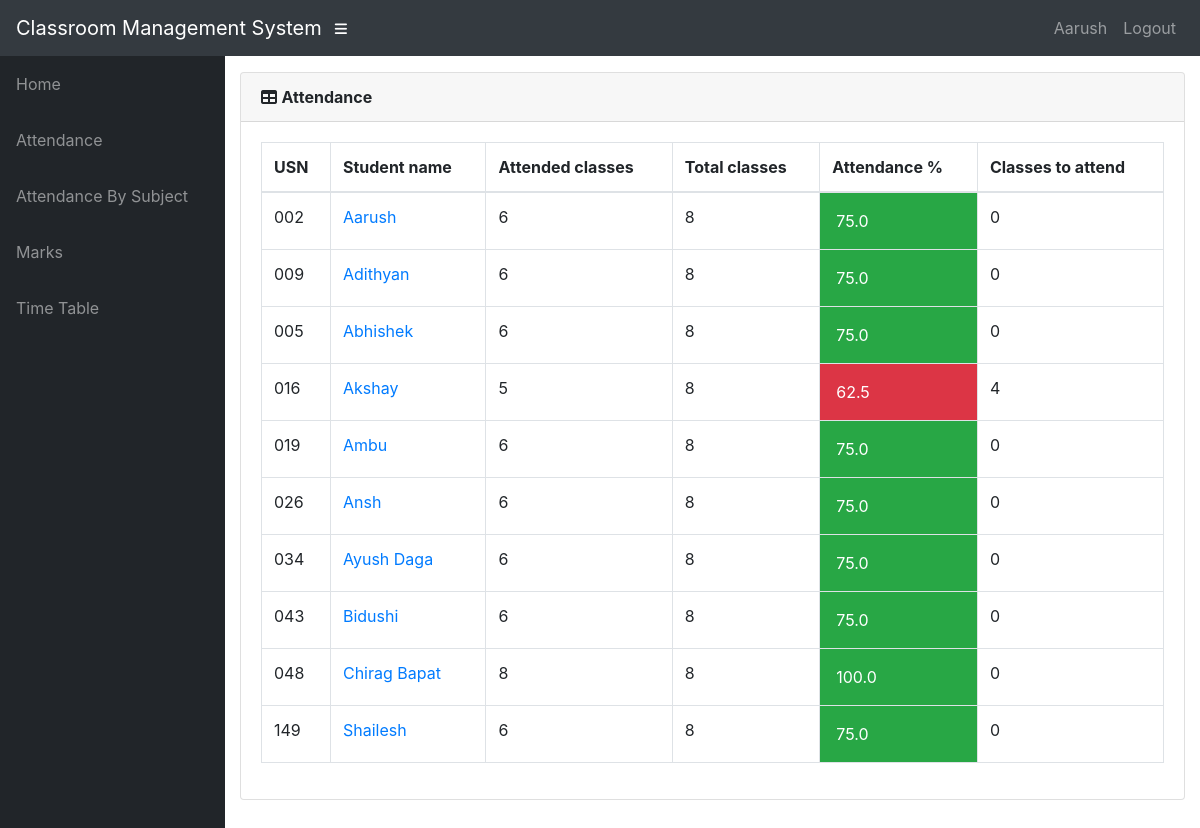
Page /info/teacher/1/Students/attendance/ (signed in) on the earlier database version.
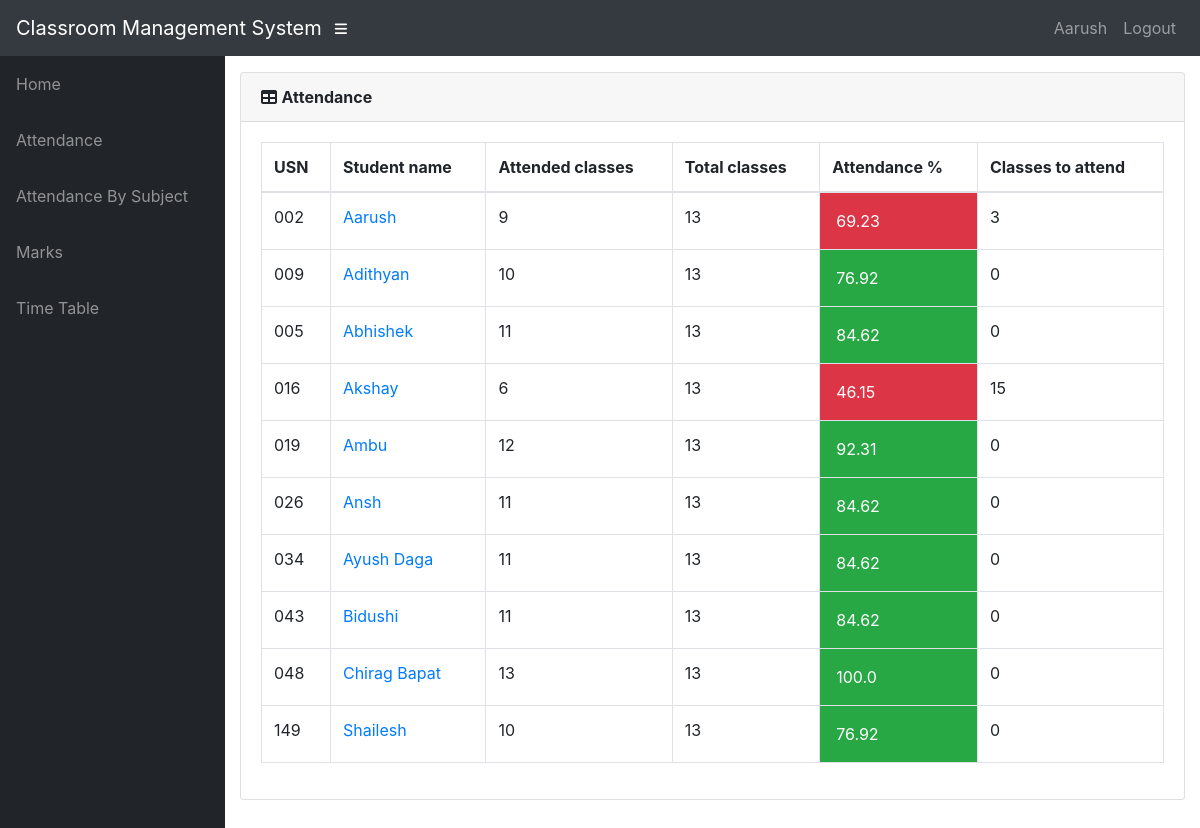
Same page on the later database version.
### info/models.py (models this page shows)
class AttendanceTotal(models.Model):
    course = models.ForeignKey(Course, on_delete=models.CASCADE)
    student = models.ForeignKey(Student, on_delete=models.CASCADE)
    class Meta:
        unique_together = (('student', 'course'),)
    @property
    def att_class(self):
        stud = Student.objects.get(name=self.student)
        cr = Course.objects.get(name=self.course)
        att_class = Attendance.objects.filter(course=cr, student=stud, status='True').count()
        return att_class
    @property
    def total_class(self):
        stud = Student.objects.get(name=self.student)
        cr = Course.objects.get(name=self.course)
        total_class = Attendance.objects.filter(course=cr, student=stud).count()
        return total_class
    @property
    def attendance(self):
        stud = Student.objects.get(name=self.student)
        cr = Course.objects.get(name=self.course)
        total_class = Attendance.objects.filter(course=cr, student=stud).count()
        att_class = Attendance.objects.filter(course=cr, student=stud, status='True').count()
        if total_class == 0:
            attendance = 0
        else:
            attendance = round(att_class / total_class * 100, 2)
        return attendance
    @property
    def classes_to_attend(self):
        stud = Student.objects.get(name=self.student)
        cr = Course.objects.get(name=self.course)
        total_class = Attendance.objects.filter(course=cr, student=stud).count()
        att_class = Attendance.objects.filter(course=cr, student=stud, status='True').count()
        cta = math.ceil((0.75*total_class - att_class)/0.25)
        if cta < 0:
            return 0
        return cta

class Student(models.Model):
    user = models.OneToOneField(User, on_delete=models.CASCADE, null=True)
    class_id = models.ForeignKey(Class, on_delete=models.CASCADE, default=1)
    USN = models.CharField(primary_key='True', max_length=100)
    name = models.CharField(max_length=200)
    sex = models.CharField(max_length=50, choices=sex_choice, default='Male')
    DOB = models.DateField(default='1998-01-01')
    def __str__(self):
        return self.name

class Course(models.Model):
    dept = models.ForeignKey(Dept, on_delete=models.CASCADE)
    id = models.CharField(primary_key='True', max_length=50)
    name = models.CharField(max_length=50)
    shortname = models.CharField(max_length=50, default='X')
    def __str__(self):
        return self.name

### info/views.py (the view)
# urls.py: path('teacher/<int:assign_id>/Students/attendance/', views.t_student, name='t_student'),
@login_required()
def t_student(request, assign_id):
    ass = Assign.objects.get(id=assign_id)
    att_list = []
    for stud in ass.class_id.student_set.all():
        try:
            a = AttendanceTotal.objects.get(student=stud, course=ass.course)
        except AttendanceTotal.DoesNotExist:
            a = AttendanceTotal(student=stud, course=ass.course)
            a.save()
        att_list.append(a)
    return render(request, 'info/t_students.html', {'att_list': att_list})

### info/models.py (called while the page is built)
    @property
    def is_student(self):
        if hasattr(self, 'student'):
            return True
        return False

### info/templates/info/t_students.html
{% extends 'info/base.html' %}
    {% load static %}
    {% block content %}
                  <div class="card mb-3">
            <div class="card-header">
              <i class="fas fa-table"></i>
            <b>Attendance</b></div>
            <div class="card-body">
              <div class="table-responsive">
                <table class="table table-bordered" id="dataTable" width="100%" cellspacing="0">
                  <thead>
                    <tr>
                        <th>USN</th>
                        <th>Student name</th>
                        <th>Attended classes</th>
                        <th>Total classes</th>
                        <th>Attendance %</th>
                        <th>Classes to attend</th>
                    </tr>
                  </thead>
                  <tbody>
                    {% for a in att_list %}
                    <tr>
                        <td>{{ a.student_id }}</td>
                        <td><a href="{% url 't_attendance_detail' a.student.USN a.course_id %}">{{ a.student.name }}</a></td>
                        <td>{{ a.att_class }}</td>
                        <td>{{ a.total_class }}</td>
                        {% if a.attendance < 75 %}
                            <td class="p-3 mb-2 bg-danger text-white">{{ a.attendance }}</td>
                        {% else %}
                            <td class="p-3 mb-2 bg-success text-white">{{ a.attendance }}</td>
                        {% endif %}
                        <td>{{ a.classes_to_attend }}</td>
                    </tr>
                    {% empty %}
                            <p>No students</p>
                    {% endfor %}
                  </tbody>
                </table>
              </div>
            </div>
          </div>
    {% endblock %}

Differences in the rows shown:
removed AttendanceTotal: student_id "002", student.name "Aarush", att_class "6", total_class "8", attendance "75.0", classes_to_attend "0"
removed AttendanceTotal: student_id "009", student.name "Adithyan", att_class "6", total_class "8", attendance "75.0", classes_to_attend "0"
removed AttendanceTotal: student_id "005", student.name "Abhishek", att_class "6", total_class "8", attendance "75.0", classes_to_attend "0"
removed AttendanceTotal: student_id "016", student.name "Akshay", att_class "5", total_class "8", attendance "62.5", classes_to_attend "4"
removed AttendanceTotal: student_id "019", student.name "Ambu", att_class "6", total_class "8", attendance "75.0", classes_to_attend "0"
removed AttendanceTotal: student_id "026", student.name "Ansh", att_class "6", total_class "8", attendance "75.0", classes_to_attend "0"
removed AttendanceTotal: student_id "034", student.name "Ayush Daga", att_class "6", total_class "8", attendance "75.0", classes_to_attend "0"
removed AttendanceTotal: student_id "043", student.name "Bidushi", att_class "6", total_class "8", attendance "75.0", classes_to_attend "0"
removed AttendanceTotal: student_id "048", student.name "Chirag Bapat", att_class "8", total_class "8", attendance "100.0", classes_to_attend "0"
removed AttendanceTotal: student_id "149", student.name "Shailesh", att_class "6", total_class "8", attendance "75.0", classes_to_attend "0"
added AttendanceTotal: student_id "002", student.name "Aarush", att_class "9", total_class "13", attendance "69.23", classes_to_attend "3"
added AttendanceTotal: student_id "009", student.name "Adithyan", att_class "10", total_class "13", attendance "76.92", classes_to_attend "0"
added AttendanceTotal: student_id "005", student.name "Abhishek", att_class "11", total_class "13", attendance "84.62", classes_to_attend "0"
added AttendanceTotal: student_id "016", student.name "Akshay", att_class "6", total_class "13", attendance "46.15", classes_to_attend "15"
added AttendanceTotal: student_id "019", student.name "Ambu", att_class "12", total_class "13", attendance "92.31", classes_to_attend "0"
added AttendanceTotal: student_id "026", student.name "Ansh", att_class "11", total_class "13", attendance "84.62", classes_to_attend "0"
added AttendanceTotal: student_id "034", student.name "Ayush Daga", att_class "11", total_class "13", attendance "84.62", classes_to_attend "0"
added AttendanceTotal: student_id "043", student.name "Bidushi", att_class "11", total_class "13", attendance "84.62", classes_to_attend "0"
added AttendanceTotal: student_id "048", student.name "Chirag Bapat", att_class "13", total_class "13", attendance "100.0", classes_to_attend "0"
added AttendanceTotal: student_id "149", student.name "Shailesh", att_class "10", total_class "13", attendance "76.92", classes_to_attend "0"
